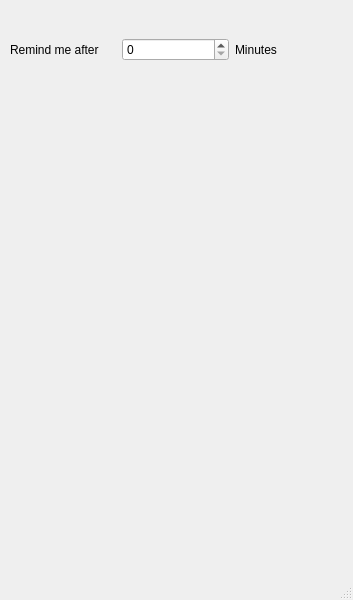
<?xml version="1.0" encoding="UTF-8"?>
<ui version="4.0">
 <class>MainWindow</class>
 <widget class="QMainWindow" name="MainWindow">
  <property name="geometry">
   <rect>
    <x>0</x>
    <y>0</y>
    <width>353</width>
    <height>600</height>
   </rect>
  </property>
  <property name="windowTitle">
   <string>MainWindow</string>
  </property>
  <widget class="QWidget" name="centralwidget">
   <widget class="QWidget" name="horizontalLayoutWidget">
    <property name="geometry">
     <rect>
      <x>10</x>
      <y>10</y>
      <width>331</width>
      <height>80</height>
     </rect>
    </property>
    <layout class="QHBoxLayout" name="horizontalLayout">
     <item>
      <widget class="QLabel" name="label_2">
       <property name="text">
        <string>Remind me after</string>
       </property>
      </widget>
     </item>
     <item>
      <widget class="QSpinBox" name="spinBox"/>
     </item>
     <item>
      <widget class="QLabel" name="label">
       <property name="text">
        <string>Minutes</string>
       </property>
      </widget>
     </item>
    </layout>
   </widget>
  </widget>
  <widget class="QMenuBar" name="menubar">
   <property name="geometry">
    <rect>
     <x>0</x>
     <y>0</y>
     <width>353</width>
     <height>26</height>
    </rect>
   </property>
  </widget>
  <widget class="QStatusBar" name="statusbar"/>
 </widget>
 <resources/>
 <connections/>
</ui>
